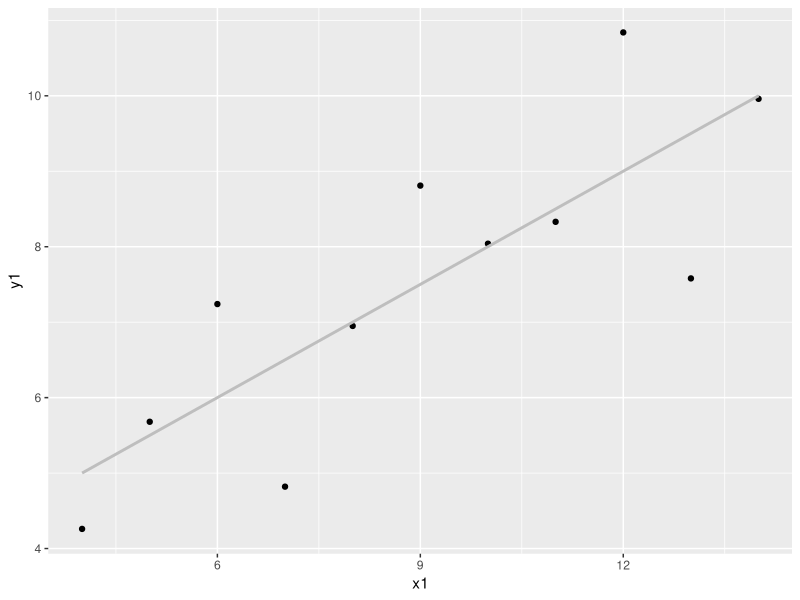
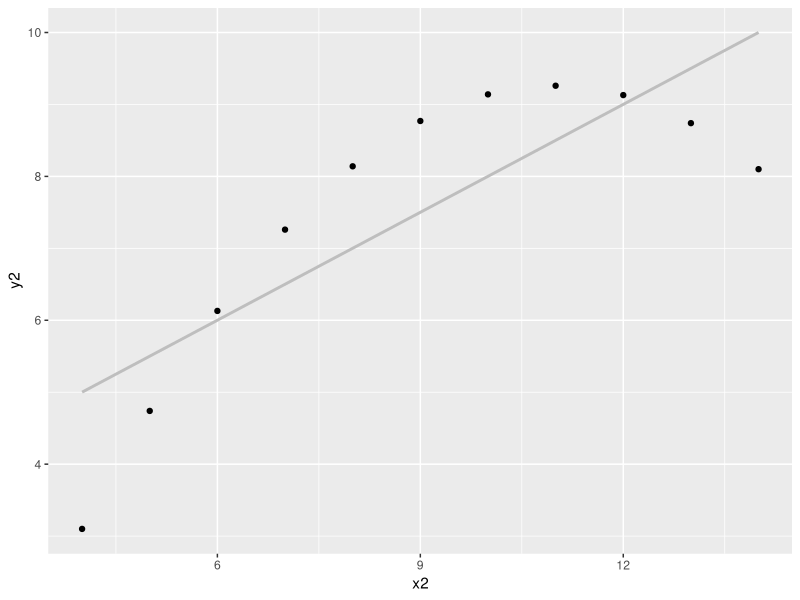
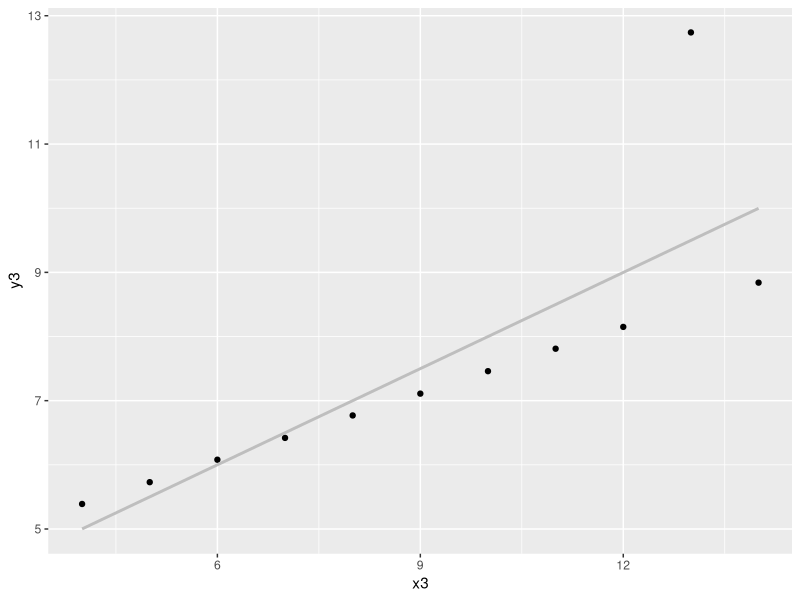
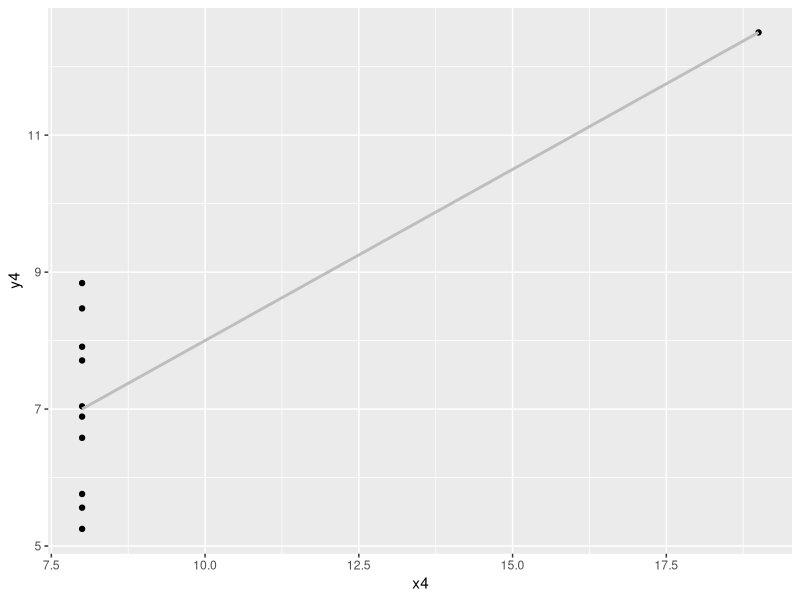
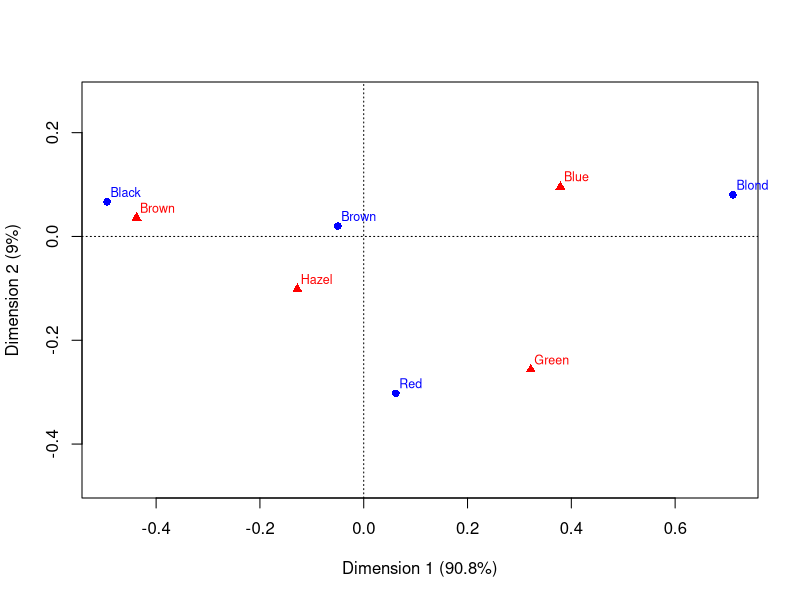

Reproduce these figures in R, in order.
## ---- chunk 1
library(ggplot2)
attach(anscombe)

cor(x1, y1)
cor(x1, y1, method="spearman")

ggplot(anscombe, aes(x1, y1)) + geom_point() + geom_smooth(method="lm", color="grey", se=FALSE)
## ---- chunk 2
cor(x2, y2)
cor(x2, y2, method="spearman")

ggplot(anscombe, aes(x2, y2)) + geom_point() + geom_smooth(method="lm", color="grey", se=FALSE)
## ---- chunk 3
cor(x3, y3)
cor(x3, y3, method="spearman")

ggplot(anscombe, aes(x3, y3)) + geom_point() + geom_smooth(method="lm", color="grey", se=FALSE)
## ---- chunk 4
cor(x4, y4)
cor(x4, y4, method="spearman")

ggplot(anscombe, aes(x4, y4)) + geom_point() + geom_smooth(method="lm", color="grey", se=FALSE)
## ---- chunk 5
library(ca)

(tab <- HairEyeColor[,,1])
anacor <- ca(tab)

plot(anacor)
summary(anacor)
